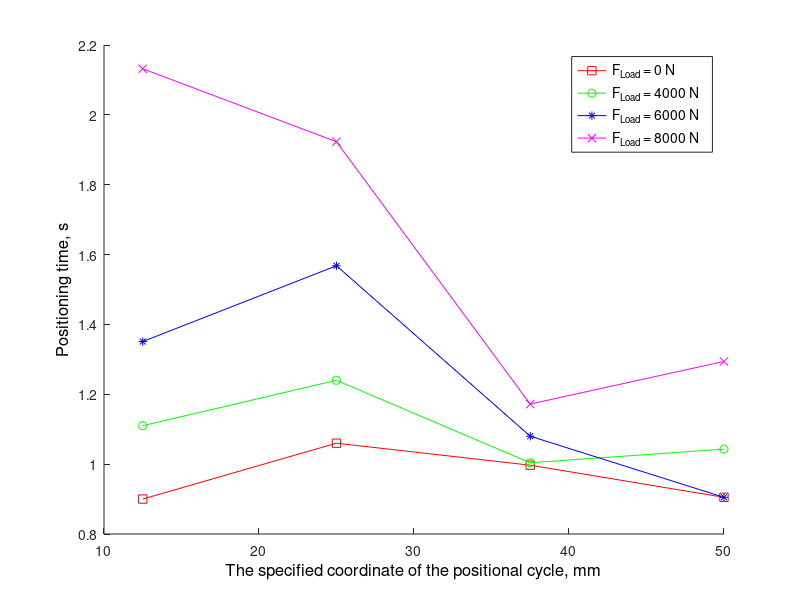

This figure's MATLAB source: (Note: this script raises an error after producing the figure.)
clc;
clear all;

dt1_1 = 3.9   - 3
dt1_2 = 5.060 - 4
dt1_3 = 5.997 - 5
dt1_4 = 6.905 - 6

dt2_1 = 4.11  - 3
dt2_2 = 5.240 - 4
dt2_3 = 6.004 - 5
dt2_4 = 7.043 - 6

dt3_1 = 4.351 - 3
dt3_2 = 5.568 - 4
dt3_3 = 6.08  - 5
dt3_4 = 6.905 - 6

dt4_1 = 5.132 - 3
dt4_2 = 5.923 - 4
dt4_3 = 6.172 - 5
dt4_4 = 7.294 - 6
 

hold on
plot([12.5, 25, 37.5, 50], [dt1_1, dt1_2, dt1_3, dt1_4], '-squarer', 'LineWidth', 0.5);

plot([12.5, 25, 37.5, 50], [dt2_1, dt2_2, dt2_3, dt2_4], '-og', 'LineWidth', 0.5);

plot([12.5, 25, 37.5, 50], [dt3_1, dt3_2, dt3_3, dt3_4], '-*b', 'LineWidth', 0.5);

plot([12.5, 25, 37.5, 50], [dt4_1, dt4_2, dt4_3, dt4_4], '-xm', 'LineWidth', 0.5);


xlabel('The specified coordinate of the positional cycle, mm', 'FontSize', 12, 'Color','k'); 
ylabel('Positioning time, s', 'FontSize', 12, 'Color','k');
lgd = legend('F_L_o_a_d = 0 N', 'F_L_o_a_d = 4000 N', 'F_L_o_a_d = 6000 N', 'F_L_o_a_d = 8000 N', 'FontSize', 10);
lgd.BoxFace.ColorType = 'truecoloralpha';
lgd.BoxFace.ColorData = uint8([255; 255; 255; 100]); 

ax = gca;
ax.YAxis(1).Color = 'k';

grid on
grid minor

hold off

set(gcf, 'Color', 'w')
export_fig ../FIGURE/calk_time.png -painters -m3

